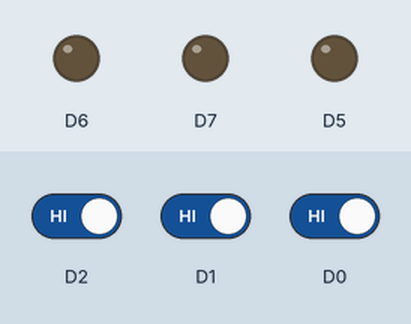
Simulated run of this sketch. Board: ESP8266 (NodeMCU). On the bench: output pins drawn as LEDs (lit = HIGH). Inputs (shaded band) come from the test bench; at power-on: D2 HIGH, D1 HIGH, D0 HIGH. WiFi joins after 1.5 s; servers stay silent unless stated; what the sketch prints to the serial monitor is not drawn.

Above: at 2.8 s.
2.9 s: D2 driven LOW
At 3.6 s:
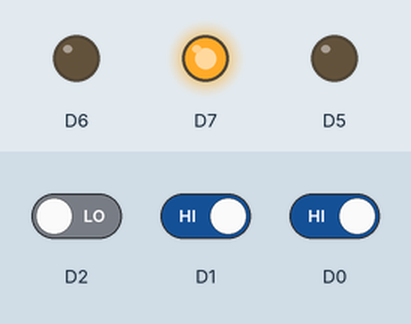
4.4 s: D1 driven LOW
At 5.9 s:
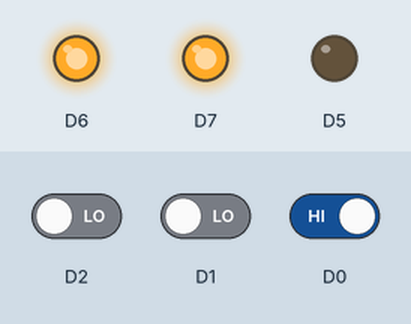
6.2 s: D0 driven LOW
At 7.5 s:
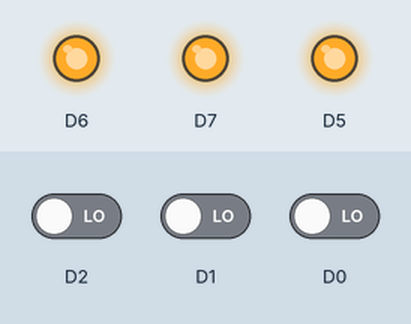
8.0 s: D2 driven HIGH
At 8.9 s:
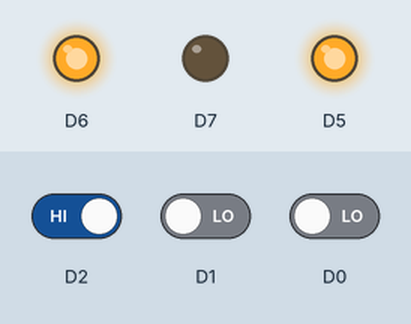
9.8 s: D1 driven HIGH
At 11.3 s:
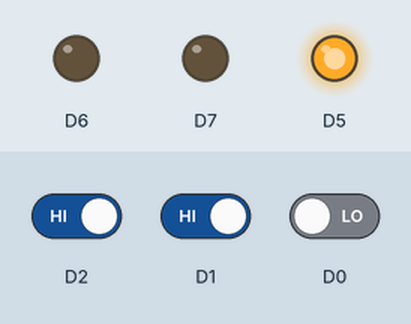
11.6 s: D2 driven LOW
At 12.9 s:
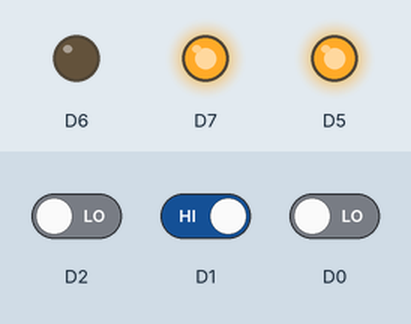
Timing chart, 0 to 14.4 s (numbered marks = the images above; inputs shaded):
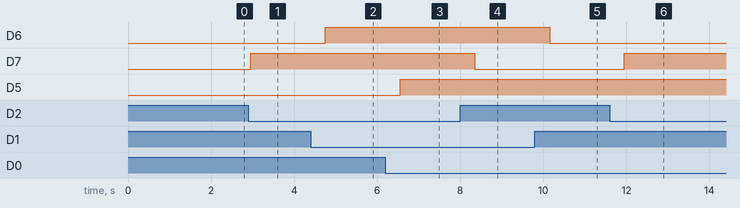

Measured:
- after the input at 2.9 s, D7: LOW → HIGH after 0.05 s
- after the input at 4.4 s, D6: LOW → HIGH after 0.35 s
- after the input at 6.2 s, D5: LOW → HIGH after 0.35 s
- after the input at 8.0 s, D7: HIGH → LOW after 0.35 s
- after the input at 9.8 s, D6: HIGH → LOW after 0.35 s
- after the input at 11.6 s, D7: LOW → HIGH after 0.35 s

The sketch:

switch.ino
```cpp
#include <TridentTD_LineNotify.h>
#include <FirebaseArduino.h>
#define SSID        "oweninwza"
#define PASSWORD    "0967906611"
#define LINE_TOKEN  "IsZu1w8h8rcNKiFIWBX3EpFhwrL2sd7P5XKzjz0bc1G"
#define FIREBASE_HOST "fir-batminton.firebaseio.com"
#define FIREBASE_AUTH "PclJoL7BEop8SDgTAbxg01vFdiqsUocdfbrqyh58"
int court1 = 0;
int court2 = 0;
int court3 = 0;
int st = 0;
int sted = 3;

void setup() {
  /*
  In this function,
   set line token,
   set firebase host,
   set input, output
   and set wifi conection.
  */
  pinMode(D0, INPUT);
  pinMode(D1, INPUT);
  pinMode(D2, INPUT);
  pinMode(D5, OUTPUT);
  pinMode(D6, OUTPUT);
  pinMode(D7, OUTPUT);
  Serial.begin(115200); Serial.println();
  Serial.println(LINE.getVersion());
  WiFi.begin(SSID, PASSWORD);
  Serial.printf("WiFi connecting to %s\n",  SSID);
  while(WiFi.status() != WL_CONNECTED) { Serial.print("."); delay(400); }
  Serial.printf("\nWiFi connected\nIP : ");
  Serial.println(WiFi.localIP());
  LINE.setToken(LINE_TOKEN);
  LINE.notify("Sever has online");
  Firebase.begin(FIREBASE_HOST, FIREBASE_AUTH);
}

void loop() {
  /*
  This function is main function of my project.
  */
  Firebase.setInt("court1", court1);
  Firebase.setInt("court2", court2);
  Firebase.setInt("court3", court3);
  if(digitalRead(D0) == 0){
    if(digitalRead(D5) == 0){
      court1 = 0;
      st += 1;
      digitalWrite(D5, HIGH);
    }
  }
  else{
    if(digitalRead(D5) == 1){
      court1 = 1;
      st += 1;
      digitalWrite(D5, LOW);
    }
  }
  if(digitalRead(D1) == 0){
    if(digitalRead(D6) == 0){
      court2 = 0;
      st += 1;
      digitalWrite(D6, HIGH);
    }
  }
  else{
    if(digitalRead(D6) == 1){
      court2 = 1;
      st += 1;
      digitalWrite(D6, LOW);
    }
  }
  if(digitalRead(D2) == 0){
    if(digitalRead(D7) == 0){
      court3 = 0;
      st += 1;
      digitalWrite(D7, HIGH);
    }
  }
  else{
    if(digitalRead(D7) == 1){
      court3 = 1;
      st += 1;
      digitalWrite(D7, LOW);
    }
  }
  if(st - sted == 1){
    showtext(st, sted, court1, court2, court3);
    sted += 1;
  }
}

void showtext(int st, int sted, int court1, int court2, int court3) {
  /*
  In this function,
   2 send Line's notification
   about status of court badminton.
  */
  if(court1 == 0){
    if(court2 == 0){
      if(court3 == 0){
        LINE.notify("All court are empty.");
      }
      else{
        LINE.notify("Court1 and court2 are empty, court3 is full.");
      }
    }
    else{
      if(court3 == 0){
        LINE.notify("Court1 and court3 are empty, court2 is full.");
      }
      else{
        LINE.notify("Court1 is empty, court3 and court2 are full.");
      }
    }
  }
  else{
    if(court2 == 0){
      if(court3 == 0){
        LINE.notify("Court2 and court3 are empty, court1 is full.");
      }
      else{
        LINE.notify("Court2 is empty, court1 and court3 are full.");
      }
    }
    else{
      if(court3 == 0){
        LINE.notify("Court3 is empty, court1 and court2 are full.");
      }
      else{
        LINE.notify("All court are full.");
      }
    }
  }
}
```
